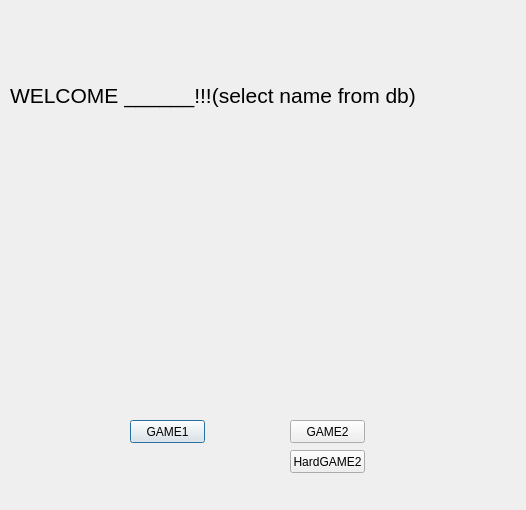
<?xml version="1.0" encoding="UTF-8"?>
<ui version="4.0">
 <class>afterlogin</class>
 <widget class="QDialog" name="afterlogin">
  <property name="geometry">
   <rect>
    <x>0</x>
    <y>0</y>
    <width>526</width>
    <height>510</height>
   </rect>
  </property>
  <property name="font">
   <font>
    <pointsize>9</pointsize>
   </font>
  </property>
  <property name="windowTitle">
   <string>Dialog</string>
  </property>
  <widget class="QPushButton" name="pushButton">
   <property name="geometry">
    <rect>
     <x>130</x>
     <y>420</y>
     <width>75</width>
     <height>23</height>
    </rect>
   </property>
   <property name="text">
    <string>GAME1</string>
   </property>
  </widget>
  <widget class="QPushButton" name="pushButton_2">
   <property name="geometry">
    <rect>
     <x>290</x>
     <y>420</y>
     <width>75</width>
     <height>23</height>
    </rect>
   </property>
   <property name="text">
    <string>GAME2</string>
   </property>
  </widget>
  <widget class="QPushButton" name="pushButton_4">
   <property name="geometry">
    <rect>
     <x>290</x>
     <y>450</y>
     <width>75</width>
     <height>23</height>
    </rect>
   </property>
   <property name="text">
    <string>HardGAME2</string>
   </property>
  </widget>
  <widget class="QLabel" name="label">
   <property name="geometry">
    <rect>
     <x>10</x>
     <y>30</y>
     <width>501</width>
     <height>131</height>
    </rect>
   </property>
   <property name="font">
    <font>
     <pointsize>16</pointsize>
    </font>
   </property>
   <property name="text">
    <string>WELCOME ______!!!(select name from db)</string>
   </property>
  </widget>
 </widget>
 <resources/>
 <connections/>
</ui>
